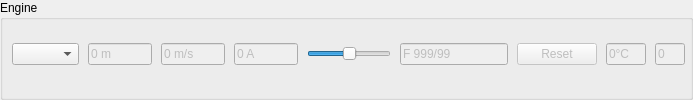
    <widget class="QGroupBox" name="gbEngine">
     <property name="title">
      <string>Engine</string>
     </property>
     <layout class="QHBoxLayout" name="engineLayout">
      <property name="spacing">
       <number>9</number>
      </property>
      <property name="leftMargin">
       <number>9</number>
      </property>
      <property name="topMargin">
       <number>0</number>
      </property>
      <property name="rightMargin">
       <number>5</number>
      </property>
      <property name="bottomMargin">
       <number>9</number>
      </property>
      <item>
       <widget class="QComboBox" name="cmbAxisName">
        <property name="currentText">
         <string/>
        </property>
        <property name="placeholderText">
         <string notr="true"/>
        </property>
        <item>
         <property name="text">
          <string/>
         </property>
        </item>
        <item>
         <property name="text">
          <string>Anton</string>
         </property>
        </item>
        <item>
         <property name="text">
          <string>Burt</string>
         </property>
        </item>
        <item>
         <property name="text">
          <string>Cecil</string>
         </property>
        </item>
        <item>
         <property name="text">
          <string>Debby</string>
         </property>
        </item>
        <item>
         <property name="text">
          <string>SIMUL</string>
         </property>
        </item>
       </widget>
      </item>
      <item>
       <widget class="QLineEdit" name="txtPosIst">
        <property name="enabled">
         <bool>false</bool>
        </property>
        <property name="maximumSize">
         <size>
          <width>64</width>
          <height>16777215</height>
         </size>
        </property>
        <property name="text">
         <string>0 m</string>
        </property>
       </widget>
      </item>
      <item>
       <widget class="QLineEdit" name="txtSpeedIstUI">
        <property name="enabled">
         <bool>false</bool>
        </property>
        <property name="maximumSize">
         <size>
          <width>64</width>
          <height>16777215</height>
         </size>
        </property>
        <property name="text">
         <string>0 m/s</string>
        </property>
       </widget>
      </item>
      <item>
       <widget class="QLineEdit" name="txtActCurUI">
        <property name="enabled">
         <bool>false</bool>
        </property>
        <property name="maximumSize">
         <size>
          <width>64</width>
          <height>16777215</height>
         </size>
        </property>
        <property name="text">
         <string>0 A</string>
        </property>
       </widget>
      </item>
      <item>
       <widget class="QSlider" name="sldAxisVel">
        <property name="minimum">
         <number>-32767</number>
        </property>
        <property name="maximum">
         <number>32767</number>
        </property>
        <property name="orientation">
         <enum>Qt::Orientation::Horizontal</enum>
        </property>
       </widget>
      </item>
      <item>
       <widget class="QLineEdit" name="txtStatus">
        <property name="enabled">
         <bool>false</bool>
        </property>
        <property name="maximumSize">
         <size>
          <width>120</width>
          <height>16777215</height>
         </size>
        </property>
        <property name="text">
         <string>F 999/99</string>
        </property>
       </widget>
      </item>
      <item>
       <widget class="QPushButton" name="btnAxisReset">
        <property name="enabled">
         <bool>false</bool>
        </property>
        <property name="text">
         <string>Reset</string>
        </property>
       </widget>
      </item>
      <item>
       <widget class="QLineEdit" name="txtCabTemperature">
        <property name="enabled">
         <bool>false</bool>
        </property>
        <property name="maximumSize">
         <size>
          <width>40</width>
          <height>16777215</height>
         </size>
        </property>
        <property name="text">
         <string>0°C</string>
        </property>
       </widget>
      </item>
      <item>
       <widget class="QLineEdit" name="txtTimeTick">
        <property name="enabled">
         <bool>false</bool>
        </property>
        <property name="maximumSize">
         <size>
          <width>30</width>
          <height>16777215</height>
         </size>
        </property>
        <property name="text">
         <string>0</string>
        </property>
       </widget>
      </item>
     </layout>
    </widget>
